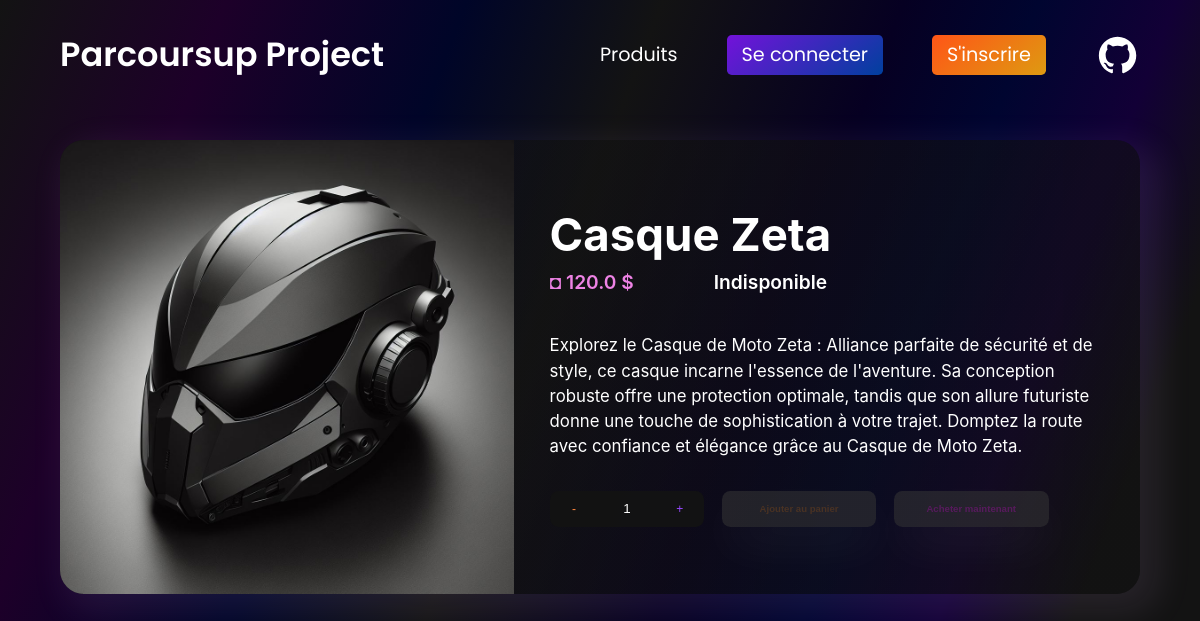
/products/1, run on the app's committed database.
### project/backend/models/product.py (models this page shows)
class Product(db.Model):
    __tablename__ = 'Product'
    ProductId = db.Column(db.Integer, primary_key=True, autoincrement=True)
    Name = db.Column(db.Text)
    Description = db.Column(db.Text)
    Image = db.Column(db.Text)
    Price = db.Column(db.Float)
    Stock = db.Column(db.Integer)

### project/backend/routes/productsPage.py (the view, shortened to what this page needs)
@products_blueprint.route('/<int:product_id>', methods=['GET'])
def product_detail(product_id):
    product = Product.query.get(product_id)
    username, user = user_management.get_user_info()
    notification = session.pop('notification', None)
    if product.Stock > 10:
        stock_status = 'En stock'
    elif 0 < product.Stock <= 10:
        stock_status = f'Il reste {product.Stock} produit(s)'
    else:
        stock_status = 'Indisponible'
        return render_template('product_detail_sold_out.html', product=product, product_id=product_id, stock_status=stock_status, connected=bool(user), notification=notification)

### project/backend/utils/userGestion.py (called while the page is built)
    def get_user_info(self):
        if 'username' in session:
            self.username = session['username']
            self.user = User.query.filter_by(Name=self.username).first()
        return self.username, self.user

### templates/product_detail_sold_out.html (shortened to what this page needs)
<!DOCTYPE html>
<html lang="en">
<head>
    <link rel="stylesheet" href="{{ url_for('static', filename='css/product_detail_sold_out.css')}}">
    <link rel="stylesheet" href="{{ url_for('static', filename='css/reset.css')}}">
    <link rel="stylesheet" href="{{url_for('static', filename='css/navbar.css')}}">
    <link href='https://unpkg.com/boxicons@2.1.4/css/boxicons.min.css' rel='stylesheet'>
</head>
<body>
    {% if connected %}
        {% include 'connectNavBar.html' %}
    {% else %}
        {% include 'navbar.html' %}
    {% endif %}
    {% block content %}
    <main>
        <img class="block-left" src="{{product.Image}}" alt="{{product.Name}}">
        <div class="block-right">
            <div class="component-top">
                <h2>{{product.Name}}</h2>
                <span class="price-stock">
                    <p>◘ {{product.Price}} $</p>
                    <p>{{stock_status}}</p>
                </span>
            </div>
                <p class="description">
                    {{product.Description}}
                </p>
            <div class="redirect-buttons">
                <form id="productForm" method="post" action="">
                    <span class="input-wrapper">
                        <button type="button" id="decrement">-</button>
                        <input name='quantity' type="number" value="1" id="quantity" min='1' max='99' />
                        <button type="button" id="increment">+</button>
                    </span>
                    <button class='add_cart_button' type="submit" {% if product.Stock == 0 %}disabled{% endif %}>Ajouter au panier</button>
                    <button class='pay_button' type="submit" {% if product.Stock == 0 %}disabled{% endif %}>Acheter maintenant</button>
                </form>
            </div>
        </div>
    </main>
    {% endblock content%}
</body>
</html>

### static/css/product_detail_sold_out.css (style rules this page uses)
body { background: rgb(19,19,19); background: linear-gradient(111deg, rgba(19,19,19,1) 0%, rgba(29,0,41,1) 15%, rgba(0,5,40,1) 31%, rgba(19,19,19,1) 44%, rgba(6,0,34,1) 60%, rgba(0,5,48,1) 69%, rgba(18,0,54,1) 78%, rgba(19,19,19,1) 87%, rgba(19,19,19,1) 100%); background-repeat: no-repeat; background-size: 100vw ; background-attachment: fixed; display: flex; flex-direction: column; align-items: center; overflow-y: hidden; }
main { background: rgb(20,20,20); background: linear-gradient(90deg, rgba(20, 20, 20, 0.532) 0%, rgba(18, 18, 18, 0.56) 100%); box-shadow: 0 0 40px rgba(8,7,16,0.6); box-shadow: 12px 12px 35px 8px rgba(234,190,255,0.09); -webkit-box-shadow: 12px 12px 35px 8px rgba(234,190,255,0.09); -moz-box-shadow: 12px 12px 35px 8px rgba(234,190,255,0.09); border-radius:2vw; margin-top: 50px; margin-bottom: 40px; width: 90vw; display: grid; grid-template-columns: 42% 58%; font-family: -apple-system, BlinkMacSystemFont, "Segoe UI", "Roboto", "Oxygen", "Ubuntu", "Cantarell", "Fira Sans", "Droid Sans", "Helvetica Neue", sans-serif; }
main .block-left { width: 100%; height: 100%; object-fit: cover; overflow: hidden; border-top-left-radius: inherit; border-bottom-left-radius: inherit; }
main .block-right { width: auto; padding: 3vw; display: flex; flex-direction: column; justify-content:space-evenly; }
.input-wrapper { width: 31%; height: 100%; display: flex; border-radius: 0.7vw; }
input[type="number"] { -moz-appearance: textfield; padding: 10px; text-align: center; }
.input-wrapper * { background: rgba(19, 19, 19, 0.934); color: #fff; border: none; width: 50px; flex: 1; }
.input-wrapper button { cursor: pointer; font-size: 1vw; }
.input-wrapper button:first-child { border-radius: 0.7vw 0 0 0.7vw; color: rgb(255, 136, 62); }
.input-wrapper button:last-child { border-radius: 0 0.7vw 0.7vw 0; color: rgb(152, 73, 255); }

### data on the page
Product: Image (picture), Name "Casque Zeta", Price "120.0", Description "Explorez le Casque de Moto Zeta : Alliance parfaite de sécurité et de style, ce casque incarne l'essence de l'aventure. Sa conception robuste offre une protection optimale, tandis que son allure futuriste donne une touche de sophistication à votre trajet. Domptez la route avec confiance et élégance grâce au Casque de Moto Zeta."

### other printed values
{{ stock_status }} "Indisponible"
